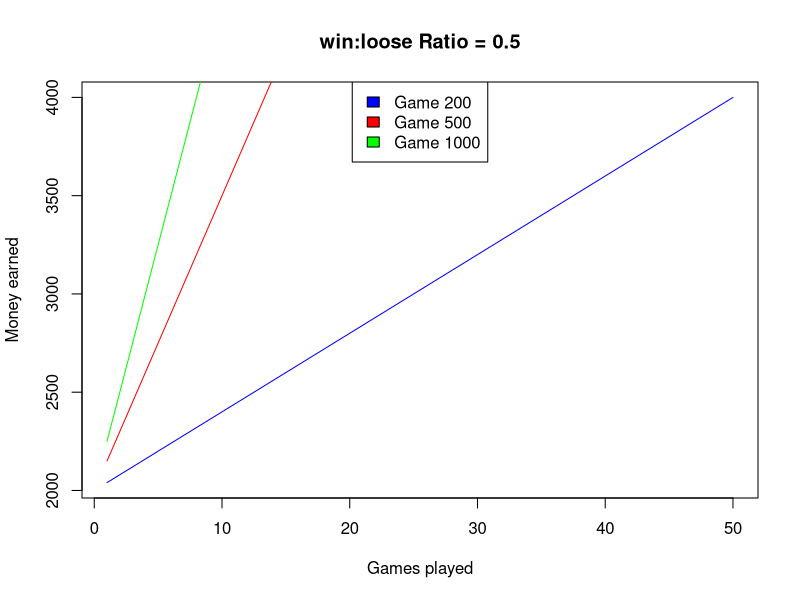
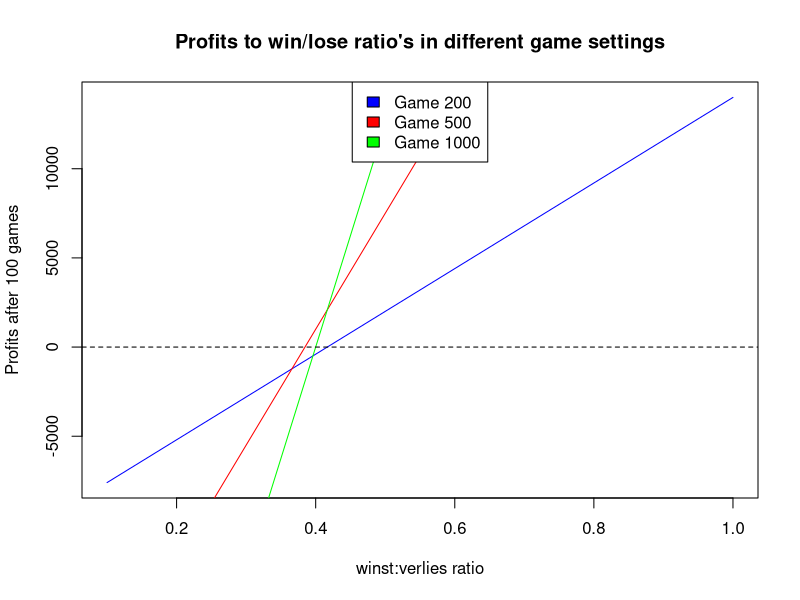

Generate these figures, in order, with R:
### Script to find out in what game mode to play best in the Dutch card-game Klaverjassen!!
### It is a totally free game, no real money is involved ;) 

# Create functions for the different game modes, depending on the amount of tokens that can
# be lost/won depending on the outcome of the game
{
game200 = function(game) {
  win = (game * ((280*a) - (200*(1-a)))+2000)
  return(win)
}

game500 = function(game) {
  win = (game * ((800*a) - (500*(1-a)))+2000)
  return(win)
}
  

game1000 = function(game) {
  win = (game * ((1500*a) - (1000*(1-a)))+2000)
  return(win)
}
}

a= 0.5 # set your current win/loose ratio
x= c(1:50) # set the amount of games to simulate

# Plot the evolution of your tokens!
{  
plot(x, game200(x),
       main="win:loose Ratio = 0.5",
       ylab="Money earned",
      xlab = "Games played",
       type="l",
       col="blue") 
lines(x,game500(x), col="red")
lines(x, game1000(x), col = "green")
legend("top", 
       c("Game 200","Game 500", "Game 1000"),
       fill=c("blue","red", "green"))
}

# What game-mode to play depends on your win-lose ratio (e.g. how good you are)
# plot win:loose ratio's against profits in different game modes and see what fits you best

b = seq(0.1,1, by = 0.01) #set win:lose ratio
c = 50 #number of games you play

{
game200_p = function(b) {
  win = (c* ((280*b) - (200*(1-b))))
  return(win)}

game500_p = function(b) {
  win = (c * ((800*b) - (500*(1-b))))
  return(win)}

game1000_p = function(b) {
  win = (c * ((1500*b) - (1000*(1-b))))
  return(win)}
}

#Plot the ratio's versus profits made after 50 games
plot(b, game200_p(b),
     main="Profits to win/lose ratio's in different game settings",
     ylab="Profits after 100 games",
     xlab = "winst:verlies ratio",
     type="l",
     col="blue")
lines(b,game500_p(b), col="red")
lines(b, game1000_p(b), col = "green")
legend("top", 
       c("Game 200","Game 500", "Game 1000"),
       fill=c("blue","red", "green"))
abline(h=0, col = "black", lwd = 1, lty= 20)


